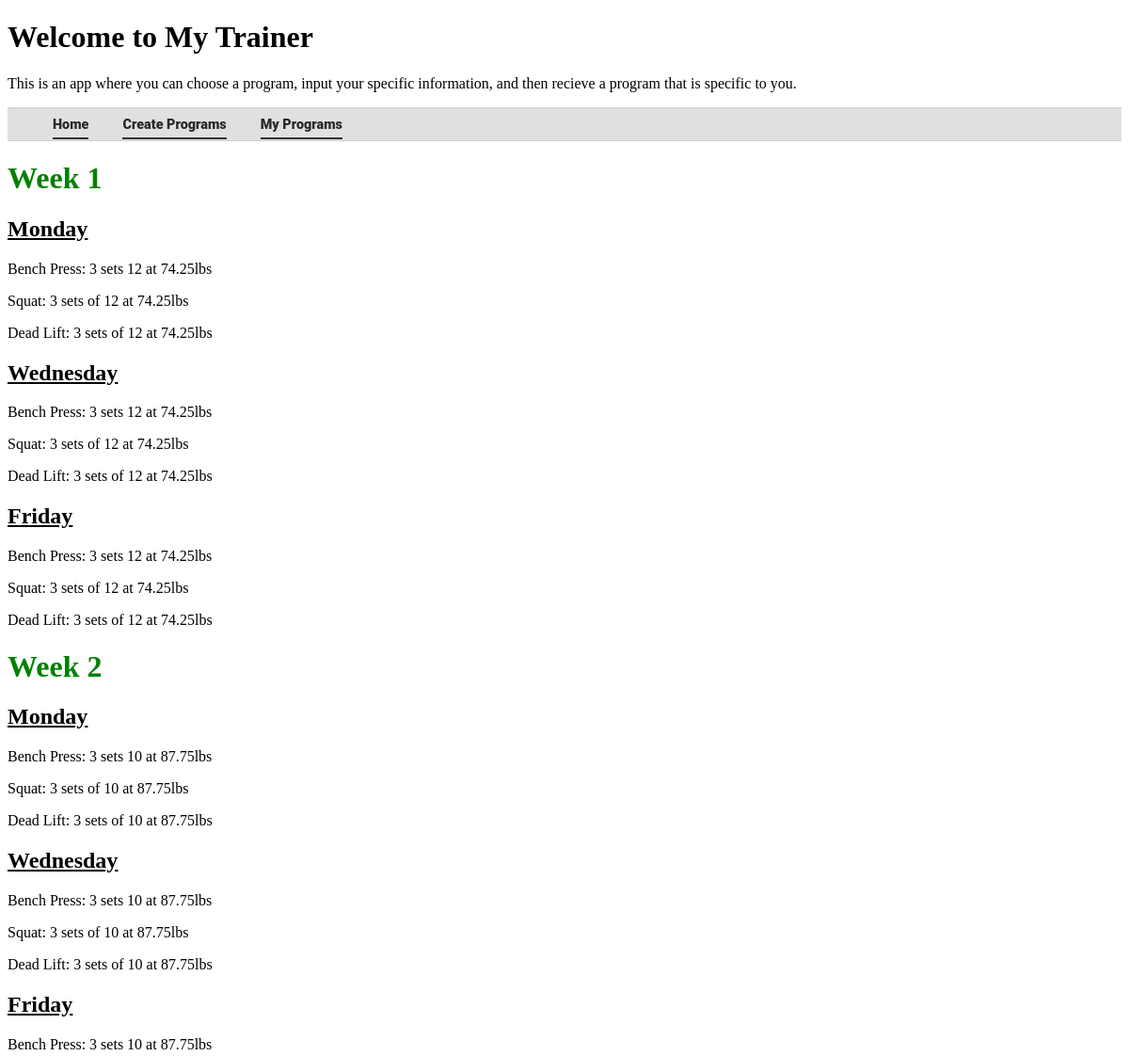
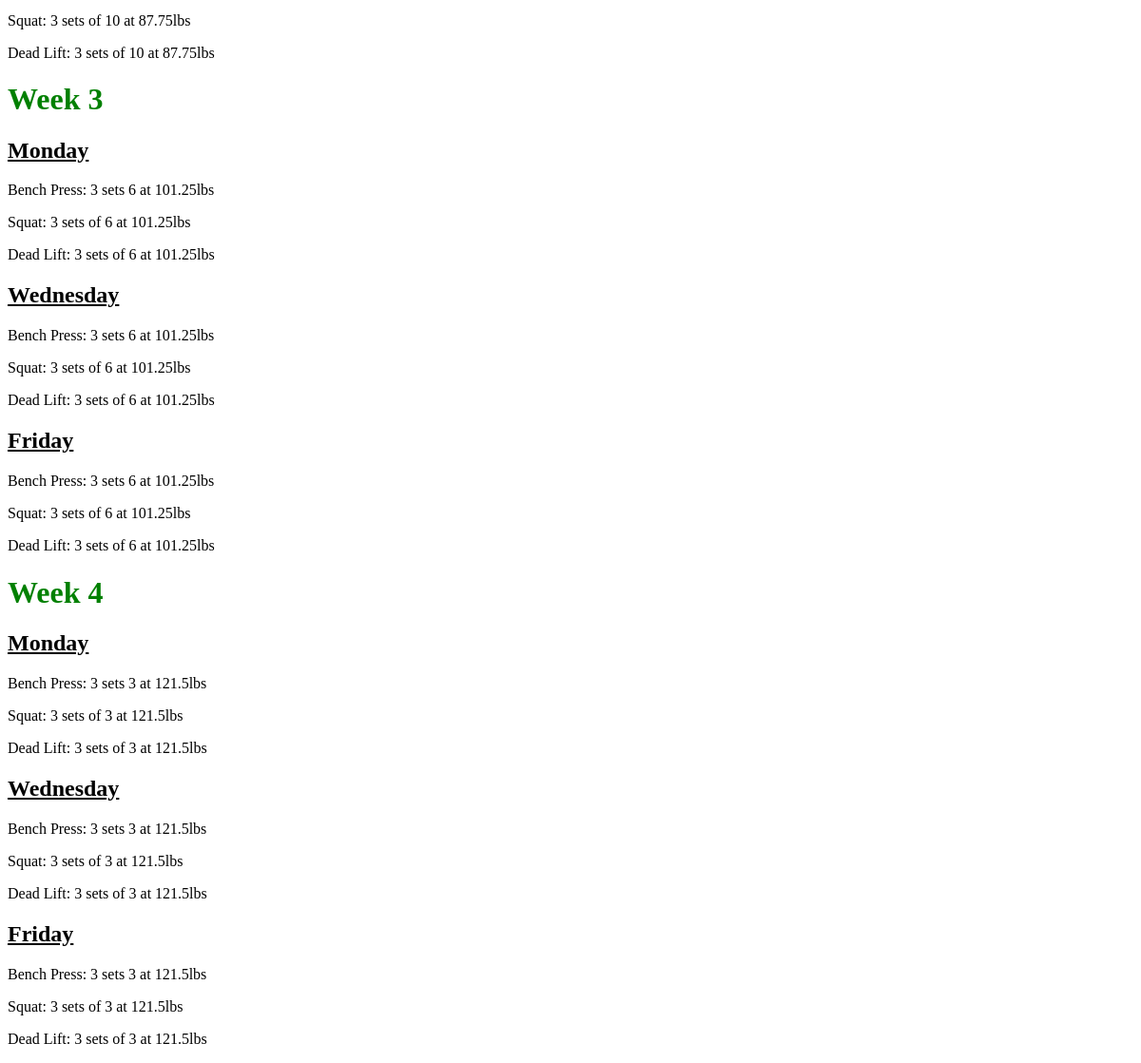
Screenshot of /MyPrograms/4 with the database file from the repository (2 pictures, top to bottom).
### main/models.py (models this page shows, shortened)
class Body(db.Model):
    id = db.Column(db.Integer, primary_key=True)
    title = db.Column(db.String)
    age = db.Column(db.Integer)
    gender = db.Column(db.String)
    benchMax = db.Column(db.Integer)
    squatMax = db.Column(db.Integer)
    deadliftMax = db.Column(db.Integer)

### main/routes.py (the view)
@app.route('/MyPrograms/<int:bbprogram_id>')
def bbprograms(bbprogram_id):
    program = Body.query.get_or_404(bbprogram_id)
    return render_template('bbprogram.html', program=program)

### main/templates/bbprogram.html
{% extends "layout.html" %}
{% block content %}
	<div>
		<h1 class="header">Week 1</h1>
		<div>
			<h2 class="day">Monday</h2>
			{% if program.gender == 'Male' %}
				{% if program.age <= 50 %}
					<p>Bench Press: 3 sets 12 at {{ program.benchMax * 0.75 }}lbs</p>
					<p>Squat: 3 sets of 12 at {{ program.squatMax * 0.75 }}lbs</p>
					<p>Dead Lift: 3 sets of 12 at {{ program.deadliftMax * 0.75 }}lbs</p>
				{% else %}
					<p>Bench Press: 3 sets 12 at {{ program.benchMax * 0.65 }}lbs</p>
					<p>Squat: 3 sets of 12 at {{ program.squatMax * 0.65 }}lbs</p>
					<p>Dead Lift: 3 sets of 12 at {{ program.deadliftMax * 0.65 }}lbs</p>
				{% endif %}
			{% else %}
				{% if program.age <= 50 %}
					<p>Bench Press: 3 sets 12 at {{ program.benchMax * 0.65 }}lbs</p>
					<p>Squat: 3 sets of 12 at {{ program.squatMax * 0.65 }}lbs</p>
					<p>Dead Lift: 3 sets of 12 at {{ program.deadliftMax * 0.65 }}lbs</p>
				{% else %}
					<p>Bench Press: 3 sets 12 at {{ program.benchMax * 0.55 }}lbs</p>
					<p>Squat: 3 sets of 12 at {{ program.squatMax * 0.55 }}lbs</p>
					<p>Dead Lift: 3 sets of 12 at {{ program.deadliftMax * 0.55 }}lbs</p>
				{% endif %}
			{% endif %}
		</div>
		<div>
			<h2 class="day" >Wednesday</h2>
			{% if program.gender == 'Male' %}
				{% if program.age <= 50 %}
					<p>Bench Press: 3 sets 12 at {{ program.benchMax * 0.75 }}lbs</p>
					<p>Squat: 3 sets of 12 at {{ program.squatMax * 0.75 }}lbs</p>
					<p>Dead Lift: 3 sets of 12 at {{ program.deadliftMax * 0.75 }}lbs</p>
				{% else %}
					<p>Bench Press: 3 sets 12 at {{ program.benchMax * 0.65 }}lbs</p>
					<p>Squat: 3 sets of 12 at {{ program.squatMax * 0.65 }}lbs</p>
					<p>Dead Lift: 3 sets of 12 at {{ program.deadliftMax * 0.65 }}lbs</p>
				{% endif %}
			{% else %}
				{% if program.age <= 50 %}
					<p>Bench Press: 3 sets 12 at {{ program.benchMax * 0.65 }}lbs</p>
					<p>Squat: 3 sets of 12 at {{ program.squatMax * 0.65 }}lbs</p>
					<p>Dead Lift: 3 sets of 12 at {{ program.deadliftMax * 0.65 }}lbs</p>
				{% else %}
					<p>Bench Press: 3 sets 12 at {{ program.benchMax * 0.55 }}lbs</p>
					<p>Squat: 3 sets of 12 at {{ program.squatMax * 0.55 }}lbs</p>
					<p>Dead Lift: 3 sets of 12 at {{ program.deadliftMax * 0.55 }}lbs</p>
				{% endif %}
			{% endif %}
		</div>
		<div>
			<h2 class="day" >Friday</h2>
			{% if program.gender == 'Male' %}
				{% if program.age <= 50 %}
					<p>Bench Press: 3 sets 12 at {{ program.benchMax * 0.75 }}lbs</p>
					<p>Squat: 3 sets of 12 at {{ program.squatMax * 0.75 }}lbs</p>
					<p>Dead Lift: 3 sets of 12 at {{ program.deadliftMax * 0.75 }}lbs</p>
				{% else %}
					<p>Bench Press: 3 sets 12 at {{ program.benchMax * 0.65 }}lbs</p>
					<p>Squat: 3 sets of 12 at {{ program.squatMax * 0.65 }}lbs</p>
					<p>Dead Lift: 3 sets of 12 at {{ program.deadliftMax * 0.65 }}lbs</p>
				{% endif %}
			{% else %}
				{% if program.age <= 50 %}
					<p>Bench Press: 3 sets 12 at {{ program.benchMax * 0.65 }}lbs</p>
					<p>Squat: 3 sets of 12 at {{ program.squatMax * 0.65 }}lbs</p>
					<p>Dead Lift: 3 sets of 12 at {{ program.deadliftMax * 0.65 }}lbs</p>
				{% else %}
					<p>Bench Press: 3 sets 12 at {{ program.benchMax * 0.55 }}lbs</p>
					<p>Squat: 3 sets of 12 at {{ program.squatMax * 0.55 }}lbs</p>
					<p>Dead Lift: 3 sets of 12 at {{ program.deadliftMax * 0.55 }}lbs</p>
				{% endif %}
			{% endif %}
		</div>
	</div>
	<div>
		<h1 class="header">Week 2</h1>
		<div>
			<h2 class="day" >Monday</h2>
			{% if program.gender == 'Male' %}
				{% if program.age <= 50 %}
					<p>Bench Press: 3 sets 10 at {{ program.benchMax * 0.80 }}lbs</p>
					<p>Squat: 3 sets of 10 at {{ program.squatMax * 0.80 }}lbs</p>
					<p>Dead Lift: 3 sets of 10 at {{ program.deadliftMax * 0.80 }}lbs</p>
				{% else %}
					<p>Bench Press: 3 sets 10 at {{ program.benchMax * 0.75 }}lbs</p>
					<p>Squat: 3 sets of 10 at {{ program.squatMax * 0.75 }}lbs</p>
					<p>Dead Lift: 3 sets of 10 at {{ program.deadliftMax * 0.75 }}lbs</p>
				{% endif %}
			{% else %}
				{% if program.age <= 50 %}
					<p>Bench Press: 3 sets 10 at {{ program.benchMax * 0.75 }}lbs</p>
					<p>Squat: 3 sets of 10 at {{ program.squatMax * 0.75 }}lbs</p>
					<p>Dead Lift: 3 sets of 10 at {{ program.deadliftMax * 0.75 }}lbs</p>
				{% else %}
					<p>Bench Press: 3 sets 10 at {{ program.benchMax * 0.65 }}lbs</p>
					<p>Squat: 3 sets of 10 at {{ program.squatMax * 0.65 }}lbs</p>
					<p>Dead Lift: 3 sets of 10 at {{ program.deadliftMax * 0.65 }}lbs</p>
				{% endif %}
			{% endif %}
		</div>
		<div>
			<h2 class="day" >Wednesday</h2>
			{% if program.gender == 'Male' %}
				{% if program.age <= 50 %}
					<p>Bench Press: 3 sets 10 at {{ program.benchMax * 0.80 }}lbs</p>
					<p>Squat: 3 sets of 10 at {{ program.squatMax * 0.80 }}lbs</p>
					<p>Dead Lift: 3 sets of 10 at {{ program.deadliftMax * 0.80 }}lbs</p>
				{% else %}
					<p>Bench Press: 3 sets 10 at {{ program.benchMax * 0.75 }}lbs</p>
					<p>Squat: 3 sets of 10 at {{ program.squatMax * 0.75 }}lbs</p>
					<p>Dead Lift: 3 sets of 10 at {{ program.deadliftMax * 0.75 }}lbs</p>
				{% endif %}
			{% else %}
				{% if program.age <= 50 %}
					<p>Bench Press: 3 sets 10 at {{ program.benchMax * 0.75 }}lbs</p>
					<p>Squat: 3 sets of 10 at {{ program.squatMax * 0.75 }}lbs</p>
					<p>Dead Lift: 3 sets of 10 at {{ program.deadliftMax * 0.75 }}lbs</p>
				{% else %}
					<p>Bench Press: 3 sets 10 at {{ program.benchMax * 0.65 }}lbs</p>
					<p>Squat: 3 sets of 10 at {{ program.squatMax * 0.65 }}lbs</p>
					<p>Dead Lift: 3 sets of 10 at {{ program.deadliftMax * 0.65 }}lbs</p>
				{% endif %}
			{% endif %}
		</div>
		<div>
			<h2 class="day" >Friday</h2>
			{% if program.gender == 'Male' %}
				{% if program.age <= 50 %}
					<p>Bench Press: 3 sets 10 at {{ program.benchMax * 0.80 }}lbs</p>
					<p>Squat: 3 sets of 10 at {{ program.squatMax * 0.80 }}lbs</p>
					<p>Dead Lift: 3 sets of 10 at {{ program.deadliftMax * 0.80 }}lbs</p>
				{% else %}
					<p>Bench Press: 3 sets 10 at {{ program.benchMax * 0.75 }}lbs</p>
					<p>Squat: 3 sets of 10 at {{ program.squatMax * 0.75 }}lbs</p>
					<p>Dead Lift: 3 sets of 10 at {{ program.deadliftMax * 0.75 }}lbs</p>
				{% endif %}
			{% else %}
				{% if program.age <= 50 %}
					<p>Bench Press: 3 sets 10 at {{ program.benchMax * 0.75 }}lbs</p>
					<p>Squat: 3 sets of 10 at {{ program.squatMax * 0.75 }}lbs</p>
					<p>Dead Lift: 3 sets of 10 at {{ program.deadliftMax * 0.75 }}lbs</p>
				{% else %}
					<p>Bench Press: 3 sets 10 at {{ program.benchMax * 0.65 }}lbs</p>
					<p>Squat: 3 sets of 10 at {{ program.squatMax * 0.65 }}lbs</p>
					<p>Dead Lift: 3 sets of 10 at {{ program.deadliftMax * 0.65 }}lbs</p>
				{% endif %}
			{% endif %}
		</div>
	</div>
	<div>
		<h1 class="header">Week 3</h1>
		<div>
			<h2 class="day" >Monday</h2>
			{% if program.gender == 'Male' %}
				{% if program.age <= 50 %}
					<p>Bench Press: 3 sets 6 at {{ program.benchMax * 0.90 }}lbs</p>
					<p>Squat: 3 sets of 6 at {{ program.squatMax * 0.90 }}lbs</p>
					<p>Dead Lift: 3 sets of 6 at {{ program.deadliftMax * 0.90 }}lbs</p>
				{% else %}
					<p>Bench Press: 3 sets 6 at {{ program.benchMax * 0.85 }}lbs</p>
					<p>Squat: 3 sets of 6 at {{ program.squatMax * 0.85 }}lbs</p>
					<p>Dead Lift: 3 sets of 6 at {{ program.deadliftMax * 0.85 }}lbs</p>
				{% endif %}
			{% else %}
				{% if program.age <= 50 %}
					<p>Bench Press: 3 sets 6 at {{ program.benchMax * 0.85 }}lbs</p>
					<p>Squat: 3 sets of 6 at {{ program.squatMax * 0.85 }}lbs</p>
					<p>Dead Lift: 3 sets of 6 at {{ program.deadliftMax * 0.85 }}lbs</p>
				{% else %}
					<p>Bench Press: 3 sets 6 at {{ program.benchMax * 0.75 }}lbs</p>
					<p>Squat: 3 sets of 6 at {{ program.squatMax * 0.75 }}lbs</p>
					<p>Dead Lift: 3 sets of 6 at {{ program.deadliftMax * 0.75 }}lbs</p>
				{% endif %}
			{% endif %}
		</div>
		<div>
			<h2 class="day" >Wednesday</h2>
			{% if program.gender == 'Male' %}
				{% if program.age <= 50 %}
					<p>Bench Press: 3 sets 6 at {{ program.benchMax * 0.90 }}lbs</p>
					<p>Squat: 3 sets of 6 at {{ program.squatMax * 0.90 }}lbs</p>
					<p>Dead Lift: 3 sets of 6 at {{ program.deadliftMax * 0.90 }}lbs</p>
				{% else %}
					<p>Bench Press: 3 sets 6 at {{ program.benchMax * 0.85 }}lbs</p>
					<p>Squat: 3 sets of 6 at {{ program.squatMax * 0.85 }}lbs</p>
					<p>Dead Lift: 3 sets of 6 at {{ program.deadliftMax * 0.85 }}lbs</p>
				{% endif %}
			{% else %}
				{% if program.age <= 50 %}
					<p>Bench Press: 3 sets 6 at {{ program.benchMax * 0.85 }}lbs</p>
					<p>Squat: 3 sets of 6 at {{ program.squatMax * 0.85 }}lbs</p>
					<p>Dead Lift: 3 sets of 6 at {{ program.deadliftMax * 0.85 }}lbs</p>
				{% else %}
					<p>Bench Press: 3 sets 6 at {{ program.benchMax * 0.75 }}lbs</p>
					<p>Squat: 3 sets of 6 at {{ program.squatMax * 0.75 }}lbs</p>
					<p>Dead Lift: 3 sets of 6 at {{ program.deadliftMax * 0.75 }}lbs</p>
				{% endif %}
			{% endif %}
		</div>
		<div>
			<h2 class="day" >Friday</h2>
			{% if program.gender == 'Male' %}
				{% if program.age <= 50 %}
					<p>Bench Press: 3 sets 6 at {{ program.benchMax * 0.90 }}lbs</p>
					<p>Squat: 3 sets of 6 at {{ program.squatMax * 0.90 }}lbs</p>
					<p>Dead Lift: 3 sets of 6 at {{ program.deadliftMax * 0.90 }}lbs</p>
				{% else %}
					<p>Bench Press: 3 sets 6 at {{ program.benchMax * 0.85 }}lbs</p>
					<p>Squat: 3 sets of 6 at {{ program.squatMax * 0.85 }}lbs</p>
					<p>Dead Lift: 3 sets of 6 at {{ program.deadliftMax * 0.85 }}lbs</p>
				{% endif %}
			{% else %}
				{% if program.age <= 50 %}
					<p>Bench Press: 3 sets 6 at {{ program.benchMax * 0.85 }}lbs</p>
					<p>Squat: 3 sets of 6 at {{ program.squatMax * 0.85 }}lbs</p>
					<p>Dead Lift: 3 sets of 6 at {{ program.deadliftMax * 0.85 }}lbs</p>
				{% else %}
					<p>Bench Press: 3 sets 6 at {{ program.benchMax * 0.75 }}lbs</p>
					<p>Squat: 3 sets of 6 at {{ program.squatMax * 0.75 }}lbs</p>
					<p>Dead Lift: 3 sets of 6 at {{ program.deadliftMax * 0.75 }}lbs</p>
				{% endif %}
			{% endif %}
		</div>
	</div>
	<div>
		<h1 class="header">Week 4</h1>
		<div>
			<h2 class="day" >Monday</h2>
			{% if program.gender == 'Male' %}
				{% if program.age <= 50 %}
					<p>Bench Press: 3 sets 3 at {{ program.benchMax }}lbs</p>
					<p>Squat: 3 sets of 3 at {{ program.squatMax }}lbs</p>
					<p>Dead Lift: 3 sets of 3 at {{ program.deadliftMax }}lbs</p>
				{% else %}
					<p>Bench Press: 3 sets 3 at {{ program.benchMax * 0.95 }}lbs</p>
					<p>Squat: 3 sets of 3 at {{ program.squatMax * 0.95 }}lbs</p>
					<p>Dead Lift: 3 sets of 3 at {{ program.deadliftMax * 0.95 }}lbs</p>
				{% endif %}
			{% else %}
				{% if program.age <= 50 %}
					<p>Bench Press: 3 sets 3 at {{ program.benchMax * 0.95 }}lbs</p>
					<p>Squat: 3 sets of 3 at {{ program.squatMax * 0.95 }}lbs</p>
					<p>Dead Lift: 3 sets of 3 at {{ program.deadliftMax * 0.95 }}lbs</p>
				{% else %}
					<p>Bench Press: 3 sets 3 at {{ program.benchMax * 0.90 }}lbs</p>
					<p>Squat: 3 sets of 3 at {{ program.squatMax * 0.90 }}lbs</p>
					<p>Dead Lift: 3 sets of 3 at {{ program.deadliftMax * 0.90 }}lbs</p>
				{% endif %}
			{% endif %}
		</div>
		<div>
			<h2 class="day" >Wednesday</h2>
			{% if program.gender == 'Male' %}
				{% if program.age <= 50 %}
					<p>Bench Press: 3 sets 3 at {{ program.benchMax }}lbs</p>
					<p>Squat: 3 sets of 3 at {{ program.squatMax }}lbs</p>
					<p>Dead Lift: 3 sets of 3 at {{ program.deadliftMax }}lbs</p>
				{% else %}
					<p>Bench Press: 3 sets 3 at {{ program.benchMax * 0.95 }}lbs</p>
					<p>Squat: 3 sets of 3 at {{ program.squatMax * 0.95 }}lbs</p>
					<p>Dead Lift: 3 sets of 3 at {{ program.deadliftMax * 0.95 }}lbs</p>
				{% endif %}
			{% else %}
				{% if program.age <= 50 %}
					<p>Bench Press: 3 sets 3 at {{ program.benchMax * 0.95 }}lbs</p>
					<p>Squat: 3 sets of 3 at {{ program.squatMax * 0.95 }}lbs</p>
					<p>Dead Lift: 3 sets of 3 at {{ program.deadliftMax * 0.95 }}lbs</p>
				{% else %}
					<p>Bench Press: 3 sets 3 at {{ program.benchMax * 0.90 }}lbs</p>
					<p>Squat: 3 sets of 3 at {{ program.squatMax * 0.90 }}lbs</p>
					<p>Dead Lift: 3 sets of 3 at {{ program.deadliftMax * 0.90 }}lbs</p>
				{% endif %}
			{% endif %}
		</div>
		<div>
			<h2 class="day" >Friday</h2>
			{% if program.gender == 'Male' %}
				{% if program.age <= 50 %}
					<p>Bench Press: 3 sets 3 at {{ program.benchMax }}lbs</p>
					<p>Squat: 3 sets of 3 at {{ program.squatMax }}lbs</p>
					<p>Dead Lift: 3 sets of 3 at {{ program.deadliftMax }}lbs</p>
				{% else %}
					<p>Bench Press: 3 sets 3 at {{ program.benchMax * 0.95 }}lbs</p>
					<p>Squat: 3 sets of 3 at {{ program.squatMax * 0.95 }}lbs</p>
					<p>Dead Lift: 3 sets of 3 at {{ program.deadliftMax * 0.95 }}lbs</p>
				{% endif %}
			{% else %}
				{% if program.age <= 50 %}
					<p>Bench Press: 3 sets 3 at {{ program.benchMax * 0.95 }}lbs</p>
					<p>Squat: 3 sets of 3 at {{ program.squatMax * 0.95 }}lbs</p>
					<p>Dead Lift: 3 sets of 3 at {{ program.deadliftMax * 0.95 }}lbs</p>
				{% else %}
					<p>Bench Press: 3 sets 3 at {{ program.benchMax * 0.90 }}lbs</p>
					<p>Squat: 3 sets of 3 at {{ program.squatMax * 0.90 }}lbs</p>
					<p>Dead Lift: 3 sets of 3 at {{ program.deadliftMax * 0.90 }}lbs</p>
				{% endif %}
			{% endif %}
		</div>
	</div>
{% endblock %}

### main/static/style.css (style rules this page uses)
.header { color: green; }
.day { text-decoration: underline; }

### rows the page displays
Body: program.benchMax*0.55 "74.25", program.squatMax*0.55 "74.25", program.deadliftMax*0.55 "74.25", program.benchMax*0.65 "87.75", program.squatMax*0.65 "87.75", program.deadliftMax*0.65 "87.75", program.benchMax*0.75 "101.25", program.squatMax*0.75 "101.25", program.deadliftMax*0.75 "101.25", program.benchMax*0.90 "121.5", program.squatMax*0.90 "121.5", program.deadliftMax*0.90 "121.5"
